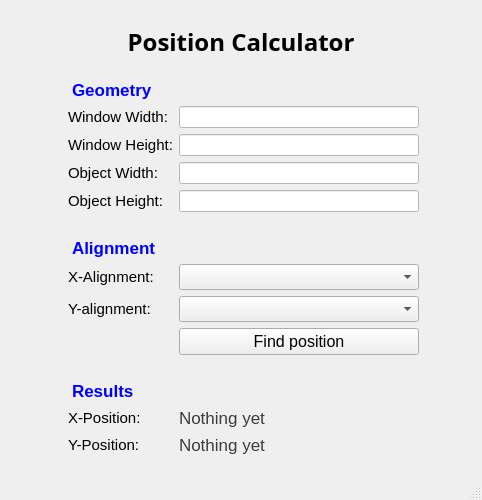
<?xml version="1.0" encoding="UTF-8"?>
<ui version="4.0">
 <class>MainWindow</class>
 <widget class="QMainWindow" name="MainWindow">
  <property name="geometry">
   <rect>
    <x>0</x>
    <y>0</y>
    <width>482</width>
    <height>500</height>
   </rect>
  </property>
  <property name="windowTitle">
   <string>Position Calculator</string>
  </property>
  <property name="styleSheet">
   <string notr="true">background: (245, 245, 245);</string>
  </property>
  <widget class="QWidget" name="centralwidget">
   <layout class="QVBoxLayout" name="verticalLayout">
    <item>
     <widget class="QLabel" name="0">
      <property name="maximumSize">
       <size>
        <width>16777215</width>
        <height>45</height>
       </size>
      </property>
      <property name="font">
       <font>
        <family>Microsoft Tai Le</family>
        <pointsize>18</pointsize>
        <weight>75</weight>
        <bold>true</bold>
       </font>
      </property>
      <property name="styleSheet">
       <string notr="true">margin-top: 20px;</string>
      </property>
      <property name="text">
       <string>Position Calculator</string>
      </property>
      <property name="alignment">
       <set>Qt::AlignCenter</set>
      </property>
     </widget>
    </item>
    <item>
     <layout class="QFormLayout" name="formLayout">
      <property name="sizeConstraint">
       <enum>QLayout::SetDefaultConstraint</enum>
      </property>
      <property name="labelAlignment">
       <set>Qt::AlignLeading|Qt::AlignLeft|Qt::AlignVCenter</set>
      </property>
      <property name="formAlignment">
       <set>Qt::AlignHCenter|Qt::AlignTop</set>
      </property>
      <property name="topMargin">
       <number>0</number>
      </property>
      <item row="0" column="0">
       <widget class="QLabel" name="label_5">
        <property name="font">
         <font>
          <pointsize>13</pointsize>
          <weight>75</weight>
          <bold>true</bold>
         </font>
        </property>
        <property name="styleSheet">
         <string notr="true">color: blue;
padding: 0px;
margin-top: 20px;</string>
        </property>
        <property name="text">
         <string>Geometry</string>
        </property>
       </widget>
      </item>
      <item row="1" column="0">
       <widget class="QLabel" name="label">
        <property name="font">
         <font>
          <pointsize>11</pointsize>
         </font>
        </property>
        <property name="text">
         <string>Window Width:</string>
        </property>
       </widget>
      </item>
      <item row="1" column="1">
       <widget class="QLineEdit" name="window_width">
        <property name="enabled">
         <bool>true</bool>
        </property>
        <property name="minimumSize">
         <size>
          <width>180</width>
          <height>22</height>
         </size>
        </property>
        <property name="maximumSize">
         <size>
          <width>240</width>
          <height>22</height>
         </size>
        </property>
        <property name="baseSize">
         <size>
          <width>0</width>
          <height>0</height>
         </size>
        </property>
        <property name="font">
         <font>
          <pointsize>10</pointsize>
         </font>
        </property>
        <property name="styleSheet">
         <string notr="true">background: white;</string>
        </property>
        <property name="maxLength">
         <number>5</number>
        </property>
        <property name="placeholderText">
         <string/>
        </property>
       </widget>
      </item>
      <item row="2" column="0">
       <widget class="QLabel" name="label_2">
        <property name="font">
         <font>
          <pointsize>11</pointsize>
         </font>
        </property>
        <property name="text">
         <string>Window Height:</string>
        </property>
       </widget>
      </item>
      <item row="2" column="1">
       <widget class="QLineEdit" name="window_height">
        <property name="minimumSize">
         <size>
          <width>180</width>
          <height>22</height>
         </size>
        </property>
        <property name="maximumSize">
         <size>
          <width>240</width>
          <height>22</height>
         </size>
        </property>
        <property name="font">
         <font>
          <pointsize>10</pointsize>
         </font>
        </property>
        <property name="styleSheet">
         <string notr="true">background: white;</string>
        </property>
        <property name="maxLength">
         <number>5</number>
        </property>
        <property name="placeholderText">
         <string/>
        </property>
       </widget>
      </item>
      <item row="3" column="0">
       <widget class="QLabel" name="label_3">
        <property name="minimumSize">
         <size>
          <width>97</width>
          <height>0</height>
         </size>
        </property>
        <property name="font">
         <font>
          <pointsize>11</pointsize>
         </font>
        </property>
        <property name="text">
         <string>Object Width:</string>
        </property>
       </widget>
      </item>
      <item row="3" column="1">
       <widget class="QLineEdit" name="object_width">
        <property name="minimumSize">
         <size>
          <width>180</width>
          <height>22</height>
         </size>
        </property>
        <property name="maximumSize">
         <size>
          <width>240</width>
          <height>22</height>
         </size>
        </property>
        <property name="font">
         <font>
          <pointsize>10</pointsize>
         </font>
        </property>
        <property name="styleSheet">
         <string notr="true">background: white;</string>
        </property>
        <property name="maxLength">
         <number>5</number>
        </property>
        <property name="placeholderText">
         <string/>
        </property>
       </widget>
      </item>
      <item row="4" column="0">
       <widget class="QLabel" name="label_4">
        <property name="minimumSize">
         <size>
          <width>97</width>
          <height>0</height>
         </size>
        </property>
        <property name="font">
         <font>
          <pointsize>11</pointsize>
         </font>
        </property>
        <property name="text">
         <string>Object Height:</string>
        </property>
       </widget>
      </item>
      <item row="4" column="1">
       <widget class="QLineEdit" name="object_height">
        <property name="minimumSize">
         <size>
          <width>180</width>
          <height>22</height>
         </size>
        </property>
        <property name="maximumSize">
         <size>
          <width>240</width>
          <height>22</height>
         </size>
        </property>
        <property name="font">
         <font>
          <pointsize>10</pointsize>
         </font>
        </property>
        <property name="styleSheet">
         <string notr="true">background: white;</string>
        </property>
        <property name="maxLength">
         <number>5</number>
        </property>
        <property name="placeholderText">
         <string/>
        </property>
       </widget>
      </item>
      <item row="5" column="0">
       <widget class="QLabel" name="label_6">
        <property name="font">
         <font>
          <pointsize>13</pointsize>
          <weight>75</weight>
          <bold>true</bold>
         </font>
        </property>
        <property name="styleSheet">
         <string notr="true">color: blue;
margin-top: 20px;</string>
        </property>
        <property name="text">
         <string>Alignment</string>
        </property>
        <property name="margin">
         <number>0</number>
        </property>
       </widget>
      </item>
      <item row="6" column="0">
       <widget class="QLabel" name="label_8">
        <property name="minimumSize">
         <size>
          <width>97</width>
          <height>0</height>
         </size>
        </property>
        <property name="font">
         <font>
          <pointsize>11</pointsize>
         </font>
        </property>
        <property name="text">
         <string>X-Alignment:</string>
        </property>
       </widget>
      </item>
      <item row="6" column="1">
       <widget class="QComboBox" name="x_alignment">
        <property name="minimumSize">
         <size>
          <width>180</width>
          <height>24</height>
         </size>
        </property>
        <property name="maximumSize">
         <size>
          <width>240</width>
          <height>16777215</height>
         </size>
        </property>
        <property name="font">
         <font>
          <pointsize>11</pointsize>
         </font>
        </property>
        <property name="styleSheet">
         <string notr="true">background: none;</string>
        </property>
       </widget>
      </item>
      <item row="7" column="0">
       <widget class="QLabel" name="label_9">
        <property name="minimumSize">
         <size>
          <width>97</width>
          <height>0</height>
         </size>
        </property>
        <property name="font">
         <font>
          <pointsize>11</pointsize>
         </font>
        </property>
        <property name="text">
         <string>Y-alignment:</string>
        </property>
       </widget>
      </item>
      <item row="7" column="1">
       <widget class="QComboBox" name="y_alignment">
        <property name="minimumSize">
         <size>
          <width>180</width>
          <height>24</height>
         </size>
        </property>
        <property name="maximumSize">
         <size>
          <width>240</width>
          <height>16777215</height>
         </size>
        </property>
        <property name="font">
         <font>
          <pointsize>11</pointsize>
         </font>
        </property>
        <property name="styleSheet">
         <string notr="true">background: none;</string>
        </property>
       </widget>
      </item>
      <item row="10" column="0">
       <widget class="QLabel" name="label_7">
        <property name="font">
         <font>
          <pointsize>13</pointsize>
          <weight>75</weight>
          <italic>false</italic>
          <bold>true</bold>
         </font>
        </property>
        <property name="styleSheet">
         <string notr="true">color: blue;
margin-top: 20px;</string>
        </property>
        <property name="text">
         <string>Results</string>
        </property>
        <property name="margin">
         <number>0</number>
        </property>
       </widget>
      </item>
      <item row="12" column="0">
       <widget class="QLabel" name="label_10">
        <property name="minimumSize">
         <size>
          <width>97</width>
          <height>0</height>
         </size>
        </property>
        <property name="font">
         <font>
          <pointsize>11</pointsize>
         </font>
        </property>
        <property name="text">
         <string>X-Position:</string>
        </property>
       </widget>
      </item>
      <item row="12" column="1">
       <widget class="QLabel" name="result_x_position">
        <property name="minimumSize">
         <size>
          <width>180</width>
          <height>21</height>
         </size>
        </property>
        <property name="maximumSize">
         <size>
          <width>240</width>
          <height>31</height>
         </size>
        </property>
        <property name="font">
         <font>
          <family>Tahoma</family>
          <pointsize>13</pointsize>
          <italic>false</italic>
          <strikeout>false</strikeout>
         </font>
        </property>
        <property name="styleSheet">
         <string notr="true">color:  rgb(60, 60, 60);</string>
        </property>
        <property name="text">
         <string>Nothing yet</string>
        </property>
       </widget>
      </item>
      <item row="13" column="0">
       <widget class="QLabel" name="label_11">
        <property name="minimumSize">
         <size>
          <width>97</width>
          <height>0</height>
         </size>
        </property>
        <property name="font">
         <font>
          <pointsize>11</pointsize>
         </font>
        </property>
        <property name="text">
         <string>Y-Position:</string>
        </property>
       </widget>
      </item>
      <item row="13" column="1">
       <widget class="QLabel" name="result_y_position">
        <property name="minimumSize">
         <size>
          <width>180</width>
          <height>21</height>
         </size>
        </property>
        <property name="maximumSize">
         <size>
          <width>240</width>
          <height>31</height>
         </size>
        </property>
        <property name="font">
         <font>
          <family>Tahoma</family>
          <pointsize>13</pointsize>
          <italic>false</italic>
          <strikeout>false</strikeout>
         </font>
        </property>
        <property name="styleSheet">
         <string notr="true">color:  rgb(60, 60, 60);</string>
        </property>
        <property name="text">
         <string>Nothing yet</string>
        </property>
       </widget>
      </item>
      <item row="8" column="0">
       <spacer name="horizontalSpacer">
        <property name="orientation">
         <enum>Qt::Horizontal</enum>
        </property>
        <property name="sizeType">
         <enum>QSizePolicy::Maximum</enum>
        </property>
        <property name="sizeHint" stdset="0">
         <size>
          <width>40</width>
          <height>20</height>
         </size>
        </property>
       </spacer>
      </item>
      <item row="8" column="1">
       <widget class="QPushButton" name="find_position">
        <property name="maximumSize">
         <size>
          <width>240</width>
          <height>16777215</height>
         </size>
        </property>
        <property name="font">
         <font>
          <pointsize>12</pointsize>
         </font>
        </property>
        <property name="text">
         <string>Find position</string>
        </property>
       </widget>
      </item>
     </layout>
    </item>
   </layout>
  </widget>
  <widget class="QMenuBar" name="menubar">
   <property name="geometry">
    <rect>
     <x>0</x>
     <y>0</y>
     <width>482</width>
     <height>21</height>
    </rect>
   </property>
  </widget>
  <widget class="QStatusBar" name="statusbar"/>
 </widget>
 <resources/>
 <connections/>
</ui>
